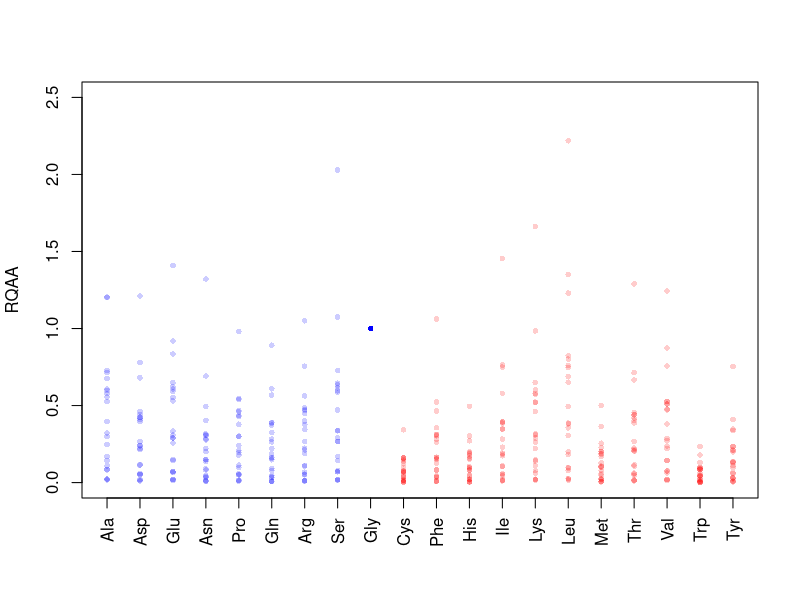

Reproduce this figure in R.
library(scales)

setwd("/Volumes/Disco2024/Papers/EnPreparacion/DProtein/2024/EAAInProteinsAndMetabolism/DataFiguresPaper/Figure3")

df<-read.csv("dataFigure3.csv")

plot.aminodist <- function(x,labels,color,df,size,alpha) 
{
  n <- length(colnames(df))
  y <- df[,1]
  plot(x,y,pch=16,cex=size,xaxt='n',xlab="", ylab="RQAA",col=alpha(color,alpha), ylim=c(0,2.5))
  axis(1,at=x,labels=labels,las=2)
  apply(df[,2:n],MARGIN=2,FUN=function(y) {points(x,y,pch=16,cex=size,col=alpha(color,alpha))})
}
plot.aminodist(df[,1],df[,2],c(rep('blue',9),rep('red',11)),df[,-(1:2)],0.75,0.2)
